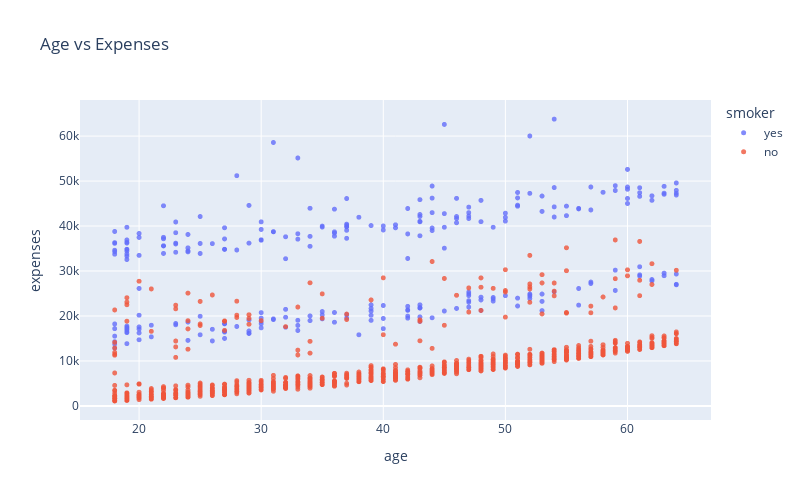

Notebook source saved alongside this figure:
### Code cell
fig = px.scatter(df1,
                x="age",
                y="expenses",
                color="smoker",
                opacity=0.8,
                hover_data=["sex"],
                width=800,
                height=500,
                title="Age vs Expenses")

fig.update_traces(marker_size=5)
fig.show()

### Figure 1 — Plotly figure (JSON) as saved in the notebook; plotly's stock layout.template omitted (floating-point values rounded to 4 significant figures; data arrays with more than 128 entries replaced by an {"elided": "..."} marker saying what was removed)
{"data": [{"customdata": {"elided": "274x1 str values"}, "hovertemplate": "smoker=yes<br>age=%{x}<br>expenses=%{y}<br>sex=%{customdata[0]}<extra></extra>", "legendgroup": "yes", "marker": {"color": "#636efa", "opacity": 0.8, "size": 5, "symbol": "circle"}, "mode": "markers", "name": "yes", "showlegend": true, "type": "scattergl", "x": {"elided": "274 int values"}, "xaxis": "x", "y": {"elided": "274 float values"}, "yaxis": "y"}, {"customdata": {"elided": "1064x1 str values"}, "hovertemplate": "smoker=no<br>age=%{x}<br>expenses=%{y}<br>sex=%{customdata[0]}<extra></extra>", "legendgroup": "no", "marker": {"color": "#EF553B", "opacity": 0.8, "size": 5, "symbol": "circle"}, "mode": "markers", "name": "no", "showlegend": true, "type": "scattergl", "x": {"elided": "1064 int values"}, "xaxis": "x", "y": {"elided": "1064 float values"}, "yaxis": "y"}], "layout": {"height": 500, "legend": {"title": {"text": "smoker"}, "tracegroupgap": 0}, "title": {"text": "Age vs Expenses"}, "width": 800, "xaxis": {"anchor": "y", "domain": [0, 1], "title": {"text": "age"}}, "yaxis": {"anchor": "x", "domain": [0, 1], "title": {"text": "expenses"}}}}
